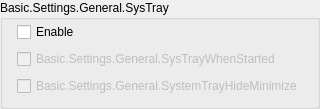
                 <widget class="QGroupBox" name="ldePreferences_SysTray_GroupBox">
                  <property name="sizePolicy">
                   <sizepolicy hsizetype="Expanding" vsizetype="Preferred">
                    <horstretch>0</horstretch>
                    <verstretch>0</verstretch>
                   </sizepolicy>
                  </property>
                  <property name="title">
                   <string>Basic.Settings.General.SysTray</string>
                  </property>
                  <!-- BEGIN Preferences: System Tray contents -->
                  <layout class="QVBoxLayout" name="ldePreferences_SysTray_VerticalLayout">
                   <property name="spacing">
                    <number>0</number>
                   </property>
                   <property name="leftMargin">
                    <number>14</number>
                   </property>
                   <property name="topMargin">
                    <number>2</number>
                   </property>
                   <property name="rightMargin">
                    <number>14</number>
                   </property>
                   <property name="bottomMargin">
                    <number>10</number>
                   </property>
                   <!-- systemTrayEnabled -->
                   <item>
                    <widget class="QCheckBox" name="systemTrayEnabled">
                     <property name="sizePolicy">
                      <sizepolicy hsizetype="Expanding" vsizetype="Fixed">
                       <horstretch>0</horstretch>
                       <verstretch>0</verstretch>
                      </sizepolicy>
                     </property>
                     <property name="text">
                      <string>Enable</string>
                     </property>
                    </widget>
                   </item>
                   <!-- ldePreferences_SysTray_Spacer1 -->
                   <item>
                    <spacer name="ldePreferences_SysTray_Spacer1">
                     <property name="orientation">
                      <enum>Qt::Vertical</enum>
                     </property>
                     <property name="sizeType">
                      <enum>QSizePolicy::Fixed</enum>
                     </property>
                     <property name="sizeHint" stdset="0">
                      <size>
                       <width>1</width>
                       <height>7</height>
                      </size>
                     </property>
                    </spacer>
                   </item>
                   <!-- systemTrayWhenStarted -->
                   <item>
                    <widget class="QCheckBox" name="systemTrayWhenStarted">
                     <property name="enabled">
                      <bool>false</bool>
                     </property>
                     <property name="sizePolicy">
                      <sizepolicy hsizetype="Expanding" vsizetype="Fixed">
                       <horstretch>0</horstretch>
                       <verstretch>0</verstretch>
                      </sizepolicy>
                     </property>
                     <property name="text">
                      <string>Basic.Settings.General.SysTrayWhenStarted</string>
                     </property>
                    </widget>
                   </item>
                   <!-- ldePreferences_SysTray_Spacer2 -->
                   <item>
                    <spacer name="ldePreferences_SysTray_Spacer2">
                     <property name="orientation">
                      <enum>Qt::Vertical</enum>
                     </property>
                     <property name="sizeType">
                      <enum>QSizePolicy::Fixed</enum>
                     </property>
                     <property name="sizeHint" stdset="0">
                      <size>
                       <width>1</width>
                       <height>7</height>
                      </size>
                     </property>
                    </spacer>
                   </item>
                   <!-- systemTrayAlways -->
                   <item>
                    <widget class="QCheckBox" name="systemTrayAlways">
                     <property name="enabled">
                      <bool>false</bool>
                     </property>
                     <property name="sizePolicy">
                      <sizepolicy hsizetype="Expanding" vsizetype="Fixed">
                       <horstretch>0</horstretch>
                       <verstretch>0</verstretch>
                      </sizepolicy>
                     </property>
                     <property name="text">
                      <string>Basic.Settings.General.SystemTrayHideMinimize</string>
                     </property>
                    </widget>
                   </item>
                  </layout>
                  <!-- END Preferences: System Tray contents -->
                 </widget>
